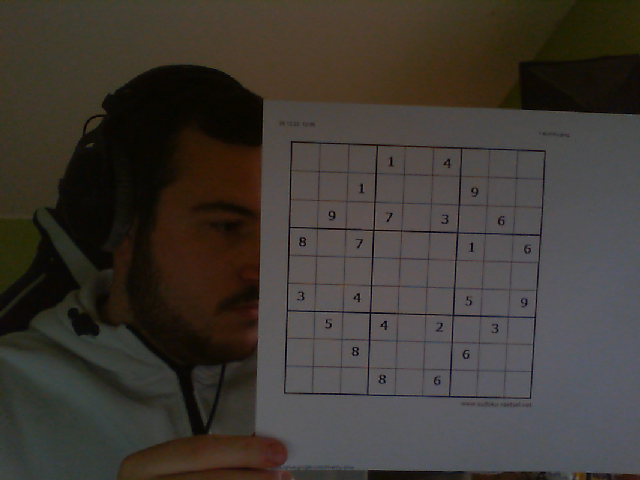
#> input picture RecordedImages/opencv_frame_29.png, 640 x 480 px, found by its file name
$ python staticprocessing.py   (older library calls are emulated)
#> lines starting #> are read from the running program, lines starting #| are printed output that depends on the picture; after the words box and inside, x2 and y2 are one past the last pixel; in counts of white or black regions, pixels touching at a corner belong together
#OLD Version
#Please use main.py

import cv2
import numpy as np
import time
import sys
import math
from array import *
import pytesseract
from PIL import Image
from SudokuSolver import *
pytesseract.pytesseract.tesseract_cmd=r'C:\Users\Frank\AppData\Local\Programs\Tesseract-OCR\tesseract.exe'
img=cv2.imread("sudokusolver\RecordedImages\opencv_frame_29.png")
#> img is the input picture: shape (480, 640, 3); mean B, G, R 51.8, 57.4, 62.8
x=0
sudoku_array=np.zeros((9,9))
#Preprocess
while True:

    img_gray = cv2.cvtColor(img, cv2.COLOR_BGR2GRAY)
    # Blur the image for better edge detection
    img_blur = cv2.GaussianBlur(img_gray, (5,5), 1)
    img_thresh= cv2.adaptiveThreshold(img_blur, 255,cv2.ADAPTIVE_THRESH_GAUSSIAN_C,cv2.THRESH_BINARY,11,2)
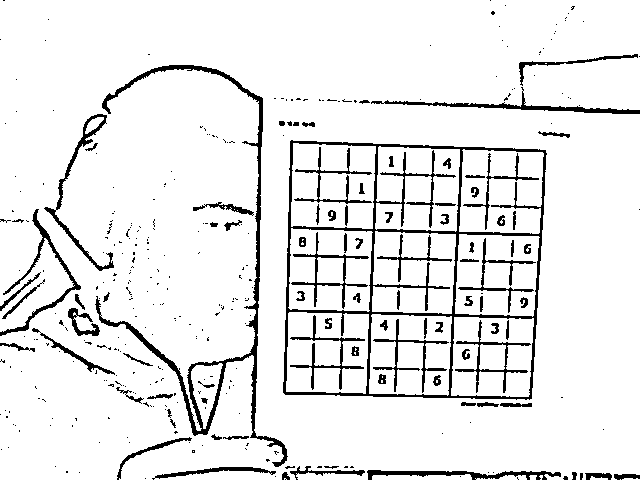
#> img_thresh: shape (480, 640); 91.6% white; 355 black regions (267 under 20 px), largest, box (x1, y1, x2, y2) and area: (283, 140, 547, 400) 6601, (95, 65, 288, 467) 4034, (371, 87, 640, 114) 1027
    imginvert=255-img_thresh

    kernelcl = np.ones((2,2),np.uint8)

    contoursimage=cv2.morphologyEx(imginvert, cv2.MORPH_DILATE, kernelcl)
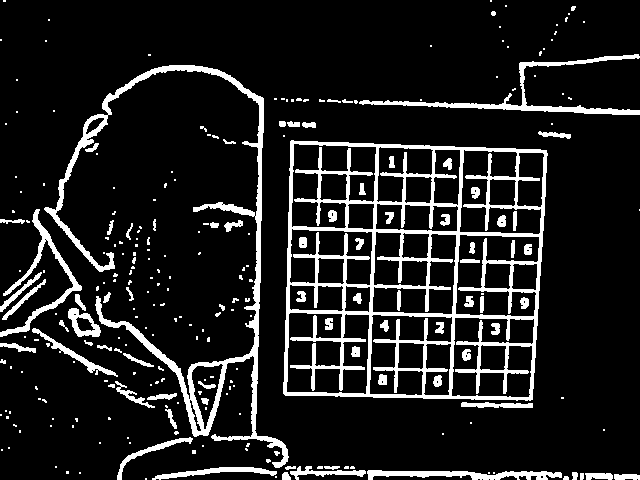
#> contoursimage: shape (480, 640); 12.1% white; 261 white regions (174 under 20 px)

    contours, hierarchy = cv2.findContours(contoursimage, cv2.RETR_EXTERNAL, cv2.CHAIN_APPROX_SIMPLE)
#> contours = 225 contours, 187 with area under 20; largest, box (x1, y1, x2, y2) and area: (283, 140, 548, 401) 63756, (44, 65, 289, 468) 7281, (359, 54, 640, 115) 1578, (0, 209, 82, 337) 1048, (367, 470, 562, 480) 908
    contours = sorted(contours, key=cv2.contourArea, reverse=True)
    polygon = None
    #Selected contours
    for i in contours:
        area = cv2.contourArea(i)
        perimeter = cv2.arcLength(i, closed=True)
        approx = cv2.approxPolyDP(i, 0.01 * perimeter, closed=True)
        num_corners = len(approx)

        if num_corners == 4 and area > 1000:
            polygon = i
            break
#> this loop made 1 pass
#> (area, perimeter, approx, num_corners) on pass 1: (63756, 1028.4, [[291, 140], [283, 393], [532, 399], [546, 150]], 4)

    imgcont=cv2.drawContours(img, [polygon], 0, (0,0,0), 5)

    imgcont=cv2.cvtColor(imgcont, cv2.COLOR_BGR2GRAY)
#> imgcont: shape (480, 640)
    corners=cv2.goodFeaturesToTrack(imgcont, maxCorners=4, qualityLevel=0.5, minDistance=150,useHarrisDetector=True,k=0.04)
#> corners = [[287, 391], [533, 317], [292, 227], [543, 154]]

    x,y=corners[1].ravel()
#> x = 533; y = 317
    lefttop_pts=[np.uint16(x),np.uint16(y)]
#> lefttop_pts = [533, 317]
    cv2.circle(imgcont,lefttop_pts,5,(255,255,255),-1)
#> imgcont: shape (480, 640); min 0, max 255, mean 56.8
    x,y=corners[2].ravel()
#> x = 292; y = 227
    leftbottom_pts=[np.uint16(x),np.uint16(y)]
#> leftbottom_pts = [292, 227]
    cv2.circle(imgcont,leftbottom_pts,5,(255,255,255),-1)
#> imgcont: shape (480, 640); min 0, max 255, mean 56.9
    x,y=corners[3].ravel()
#> x = 543; y = 154
    rightbottom_pts=[np.uint16(x),np.uint16(y)]
#> rightbottom_pts = [543, 154]
    cv2.circle(imgcont,rightbottom_pts,5,(255,255,255),-1)
#> imgcont: shape (480, 640); min 0, max 255, mean 56.9
    x,y=corners[0].ravel()
#> x = 287; y = 391
    righttop_pts=[np.uint16(x),np.uint16(y)]
#> righttop_pts = [287, 391]
    cv2.circle(imgcont,righttop_pts,5,(255,255,255),-1)
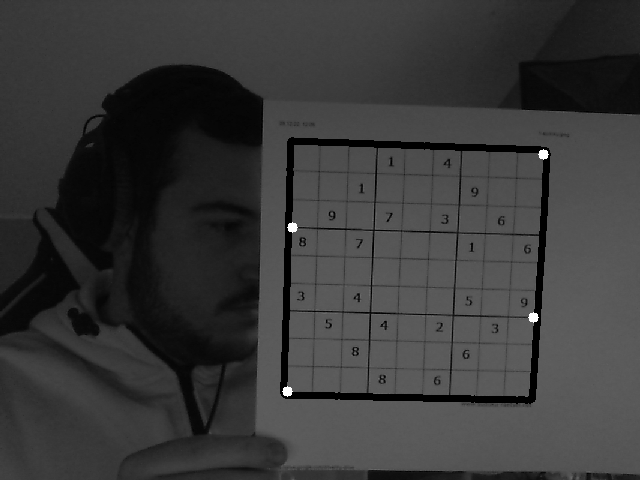
#> imgcont: shape (480, 640); min 0, max 255, mean 57


    inputpts = np.array([lefttop_pts, rightbottom_pts, righttop_pts, leftbottom_pts],dtype=np.float32)
#> inputpts = [[533, 317], [543, 154], [287, 391], [292, 227]]
    outputpts = np.array([[0, 0],[500, 500],[500, 0],[0, 500]],dtype=np.float32)


    M=cv2.getPerspectiveTransform(inputpts,outputpts)
#> M = [[0.229, -0.613, 72.3], [-0.192, -0.639, 304.9], [-0.000748, -0.00253, 1]]
    imgwarp=cv2.warpPerspective(img,M,(500,500),flags=cv2.INTER_LINEAR)

    imgwarp=cv2.normalize(imgwarp, None, alpha=0, beta=1.1, norm_type=cv2.NORM_MINMAX, dtype=cv2.CV_32F)
    imgwarp= (255*imgwarp).astype(np.uint8)
    imgwarpgray=cv2.cvtColor(imgwarp, cv2.COLOR_BGR2GRAY)
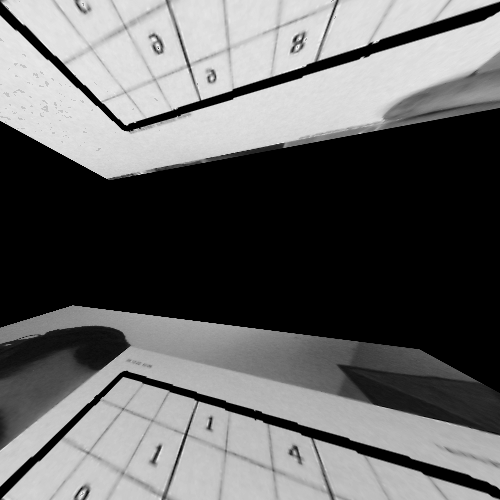
#> imgwarpgray: shape (500, 500); min 0, max 252, mean 101.8

    imgwarp_blur = cv2.GaussianBlur(imgwarpgray, (3,3), 1)
    imgwarp_thresh= cv2.adaptiveThreshold(imgwarp_blur, 255,cv2.ADAPTIVE_THRESH_GAUSSIAN_C,cv2.THRESH_BINARY_INV,15,4)
#> imgwarp_thresh: shape (500, 500); 11.7% white; 152 white regions (109 under 20 px), largest, box (x1, y1, x2, y2) and area: (0, 0, 500, 132) 5653, (0, 371, 500, 500) 5409, (0, 108, 500, 185) 3050
    imagewarpmorph=imgwarp_thresh

    kernelcl = np.ones((3,3),np.uint8)
    imagewarpmorph=cv2.morphologyEx(imagewarpmorph, cv2.MORPH_CLOSE, kernelcl)
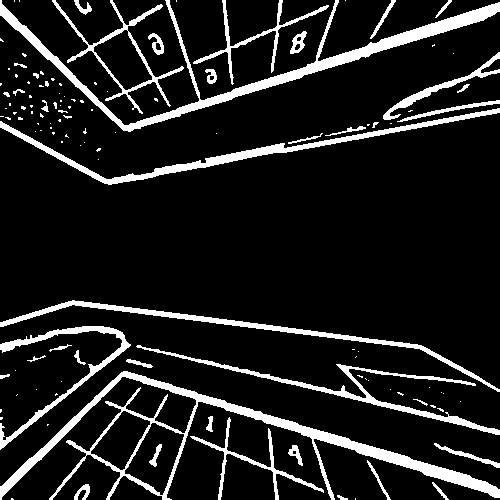
#> imagewarpmorph: shape (500, 500); 11.9% white; 125 white regions (85 under 20 px), largest, box (x1, y1, x2, y2) and area: (0, 371, 500, 500) 6828, (0, 0, 500, 132) 5669, (0, 108, 500, 185) 3112

    cdstP = cv2.cvtColor(imagewarpmorph, cv2.COLOR_GRAY2BGR)
    linesP = cv2.HoughLinesP(imagewarpmorph, 1, np.pi / 180, 50, None, 50, 10)
#> linesP = 138 rows, first 6: [122, 129, 499, 7], [0, 497, 136, 361], [121, 343, 499, 430], [120, 374, 499, 497], [121, 372, 495, 486], [72, 300, 430, 350]
    #create new image
    blank_image = np.zeros((cdstP.shape[0],cdstP.shape[1],3), np.uint8)
    blank_image=255-blank_image
    if linesP is not None:
        for i in range(0, len(linesP)):
            l = linesP[i][0]
            cv2.line(blank_image, (l[0], l[1]), (l[2], l[3]), (0,0,0), 3, cv2.LINE_AA)
            cv2.line(cdstP, (l[0], l[1]), (l[2], l[3]), (0,0,0), 3, cv2.LINE_AA)
#> this loop made 138 passes
#> l on passes 1 to 12: [122, 129, 499, 7], [0, 497, 136, 361], [121, 343, 499, 430], [120, 374, 499, 497], [121, 372, 495, 486], [72, 300, 430, 350], [121, 373, 499, 496], [108, 184, 499, 108], [123, 130, 499, 8], [121, 128, 499, 5], [103, 182, 376, 124], [126, 130, 499, 9]
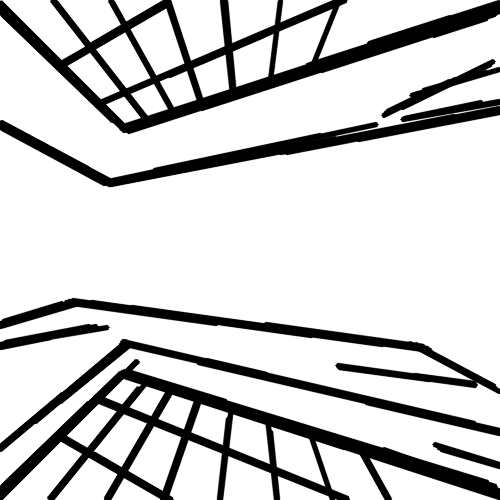
#> blank_image: shape (500, 500, 3); min 0, max 255, mean 206.2
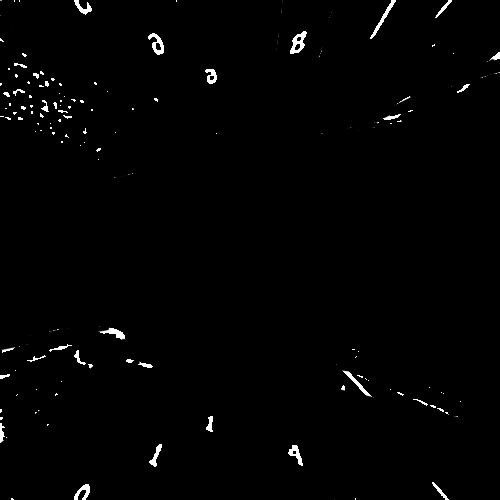
#> cdstP: shape (500, 500, 3); min 0, max 255, mean 2.8
    #unterteilen in quadrate
    höhe=cdstP.shape[0]
#> höhe = 500
    breite=cdstP.shape[1]
#> breite = 500
    höhe_angepasst=np.uint16(höhe/9)
#> höhe_angepasst = 55
    breite_angepasst=np.uint16(breite/9)
#> breite_angepasst = 55
    tl_pts=[0,0]
    br_pts=[höhe_angepasst,breite_angepasst]
#> br_pts = [55, 55]


    print(höhe_angepasst*breite_angepasst)
#| 3025
    tst=0
    for h in range(0,9):
        linearray=np.zeros((9))
        for w in range(0,9):
            roi=cdstP[höhe_angepasst*h:höhe_angepasst*(h+1),breite_angepasst*w:breite_angepasst*(w+1)]
            #if np.count_nonzero(roi)/(höhe_angepasst*breite_angepasst)>0.09:

            roi=cv2.resize(roi,(32,32),interpolation = cv2.INTER_AREA)
            #cv2.imshow('Test'+str(h)+str(w),roi)
#> (the run stopped early here; a loop or call above may not have finished)
